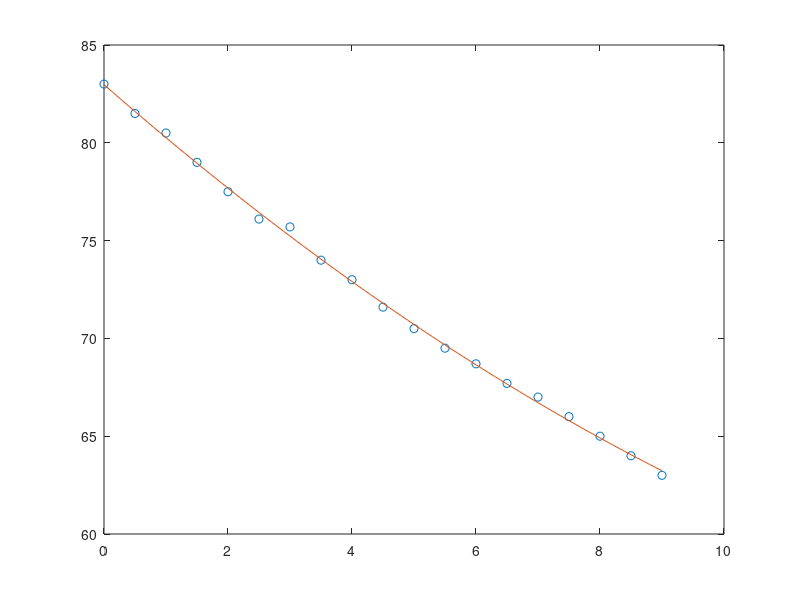

Recreate this plot in MATLAB.
clear all;
close all;
clc;

% x = [0 10 12 16 21 23];
% y = [100 123 124 131 140 142];

% y = [27 42 48 60 76 104];
% x = [0 17 27 40 57 83];

x = 0:.5:9.0;
y = [83 81.5 80.5 79.0 77.5 76.1 75.7 74.0 73.0 71.6 70.5 69.5 68.7...
    67.7 67 66 65 64 63];

sumx = 0;
sumx_2 = 0;
sumx_3 = 0;
sumx_4 = 0;
sumy = 0;
sumxy= 0;
sumx_2y = 0;
z = length(x);

for i=1:length(x)
    sumx = sumx + x(i);
    sumx_2 = sumx_2 + x(i)^2;
    sumx_3 = sumx_3 + x(i)^3;
    sumx_4 = sumx_4 + x(i)^4;
    sumy = sumy + y(i);
    sumxy = sumxy + x(i)*y(i);
    sumx_2y = sumx_2y + x(i)*x(i)*y(i);
end

A = [z sumx sumx_2;sumx sumx_2 sumx_3;sumx_2 sumx_3 sumx_4];
B = [sumy;sumxy;sumx_2y];

X = linsolve(A,B);

P = [X(3) X(2) X(1)]; 
plot(x,y,'o')
hold on;

x=0:.1:9;
plot(x,polyval(P,x));
